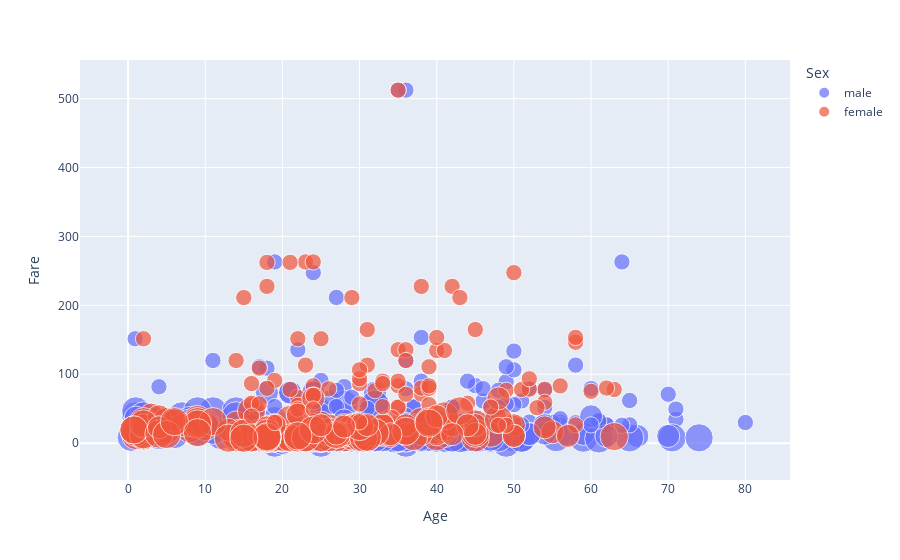

The cell this chart's notebook holds for it:
### Code cell
import plotly.express as px
fig = px.scatter(titanic,x='Age',y='Fare', color='Sex',size='Pclass')
fig.show()

### Figure 1 — Plotly figure (JSON) as saved in the notebook; plotly's stock layout.template omitted (floating-point values rounded to 4 significant figures; data arrays with more than 128 entries replaced by an {"elided": "..."} marker saying what was removed)
{"data": [{"hovertemplate": "Sex=male<br>Age=%{x}<br>Fare=%{y}<br>Pclass=%{marker.size}<extra></extra>", "legendgroup": "male", "marker": {"color": "#636efa", "size": {"elided": "577 int values"}, "sizemode": "area", "sizeref": 0.0075, "symbol": "circle"}, "mode": "markers", "name": "male", "orientation": "v", "showlegend": true, "type": "scatter", "x": {"elided": "577 float values"}, "xaxis": "x", "y": {"elided": "577 float values"}, "yaxis": "y"}, {"hovertemplate": "Sex=female<br>Age=%{x}<br>Fare=%{y}<br>Pclass=%{marker.size}<extra></extra>", "legendgroup": "female", "marker": {"color": "#EF553B", "size": {"elided": "314 int values"}, "sizemode": "area", "sizeref": 0.0075, "symbol": "circle"}, "mode": "markers", "name": "female", "orientation": "v", "showlegend": true, "type": "scatter", "x": {"elided": "314 float values"}, "xaxis": "x", "y": {"elided": "314 float values"}, "yaxis": "y"}], "layout": {"legend": {"itemsizing": "constant", "title": {"text": "Sex"}, "tracegroupgap": 0}, "margin": {"t": 60}, "xaxis": {"anchor": "y", "domain": [0, 1], "title": {"text": "Age"}}, "yaxis": {"anchor": "x", "domain": [0, 1], "title": {"text": "Fare"}}}}
